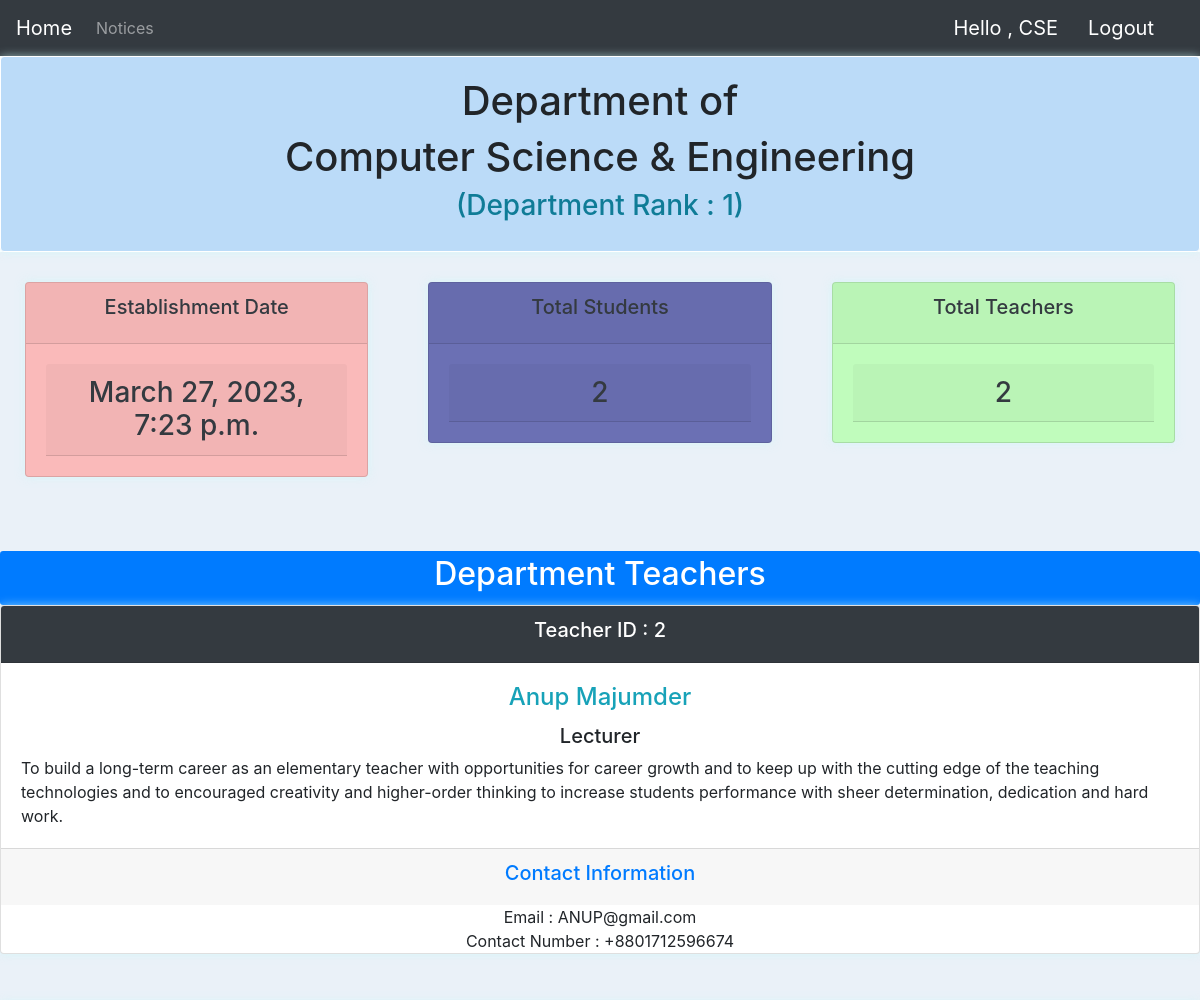
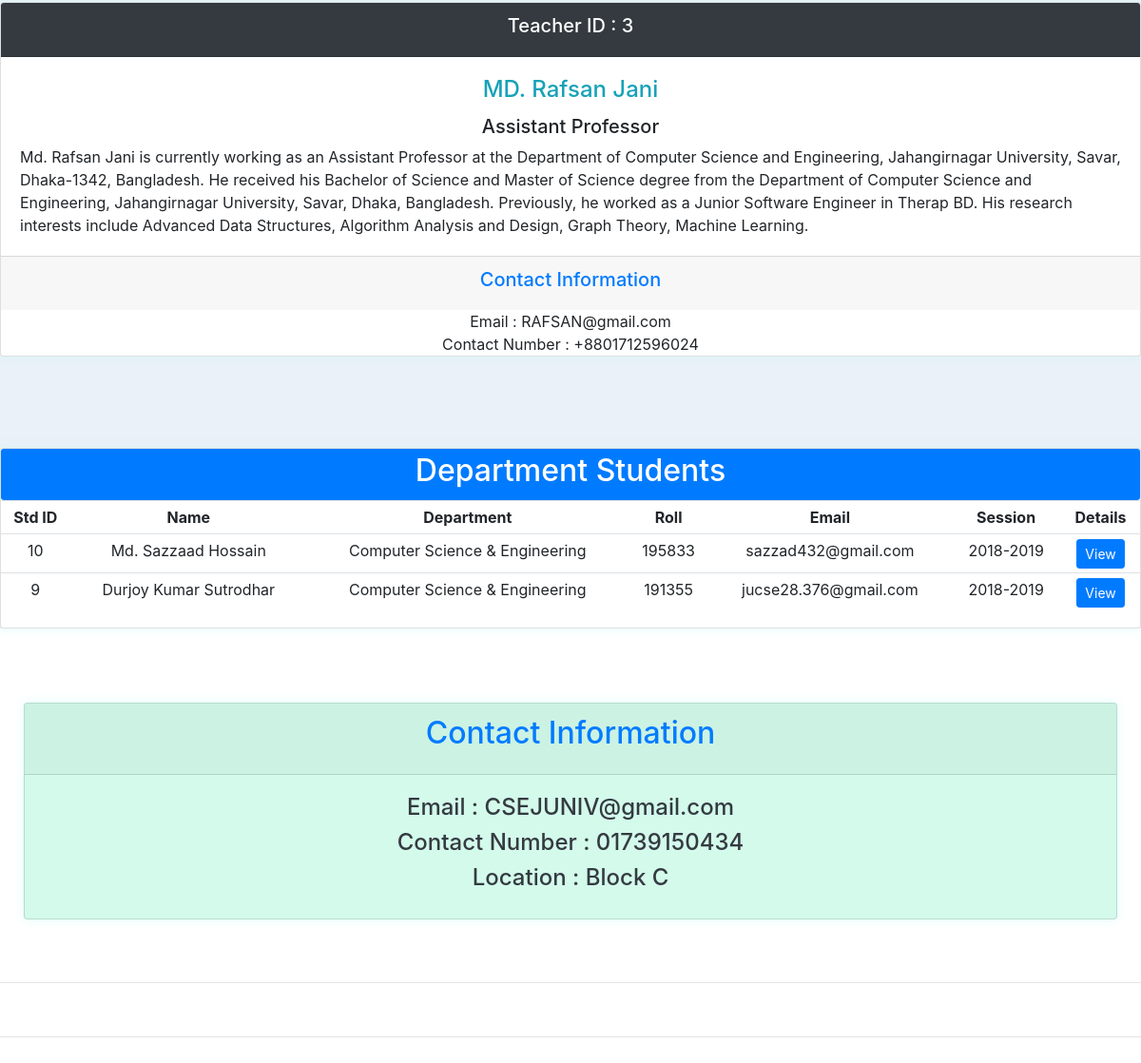
/department_page/ (signed in), run on the app's committed database (2 pictures, top to bottom).
### app1/models.py (models this page shows, shortened)
class Department(models.Model):
    LOCATION=(
        ('Block A','Block A'),
        ('Block B','Block B'),
        ('Block C','Block C'),
        ('Block D','Block D'),
        ('Block E','Block E'),
    )
    STATUS=(
        ('Pending','Pending'),
        ('Accecpted','Accecpted'),
    )
    user = models.OneToOneField(User,null=True,blank=True, on_delete=models.CASCADE)
    name = models.CharField(max_length=30,null=True,)
    location = models.CharField(max_length=20, null=True, choices=LOCATION)
    rank=models.IntegerField(null=True,blank=True)
    phone=models.CharField(max_length=20,null=True)
    email=models.CharField(max_length=30,null=True)
    date_created=models.DateTimeField(auto_now_add=True)
    description=models.CharField(max_length=3000,null=True,blank=True)
    status=models.CharField(max_length=40,null=True,blank=True,default='Pending',choices=STATUS)
    def __str__(self):
       return self.name

class Teacher(models.Model):
    RANK=(
        ('Lecturer','Lecturer'),
        ('Assistant Professor','Assistant Professor'),
        ('Professor','Professor'),
        ('Head of The Department','Head of The Department'),
    )
    name=models.CharField(max_length=30,null=False)
    reg_no=models.CharField(max_length=10,null=False,unique=True)
    rank=models.CharField(max_length=40,null=True,choices=RANK)
    dept=models.ForeignKey(Department,null=True,on_delete=models.SET_NULL)
    email=models.EmailField()
    phone=models.CharField(max_length=20,null=True)
    description=models.CharField(max_length=3000,null=True)

class Student(models.Model):
    STATUS=(
        ('Pending','Pending'),
        ('Accecpted','Accecpted'),
    )
    user = models.OneToOneField(User,null=True,blank=True, on_delete=models.CASCADE)
    name=models.CharField(max_length=30,null=False)
    hsc_roll=roll=models.CharField(max_length=10,null=True,unique=True)
    hsc_reg=models.CharField(max_length=16,null=True,unique=True)
    reg_no=models.CharField(max_length=16,null=True,unique=True,blank=True)
    roll=models.CharField(max_length=10,null=True,unique=True,blank=True)
    dept=models.ForeignKey(Department,null=True,on_delete=models.SET_NULL,blank=True)
    session=models.CharField(max_length=10,null=True)
    email=models.EmailField()
    phone=models.CharField(max_length=20,null=True)
    dob=models.DateField(null=True,blank=True)
    address=models.CharField(max_length=50,null=True)
    fathers_name=models.CharField(max_length=30,null=True)
    mothers_name=models.CharField(max_length=30,null=True)
    guardian_phone=models.CharField(max_length=20,null=True)
    description=models.CharField(max_length=3000,null=True,blank=True)
    profile_pic=models.ImageField(default="profile1.png",null=True,blank=True)
    status=models.CharField(max_length=40,null=True,default='Pending',choices=STATUS)
    CGPA = models.FloatField(null=True,blank=True,validators=[MinValueValidator(0.0), MaxValueValidator(4.0)])
    result_description=models.CharField(default="Not Details Available now.",max_length=3000,null=True,blank=True)

### app1/decorators.py (the view)
        def wrapper_func(request,*args,**kwargs):
            group=None
            if request.user.groups.exists():
                group=request.user.groups.all()[0].name
            if group in allowed_roles:
                return view_func(request,*args,**kwargs)
            else:
                return HttpResponse('You are not authorized.Please contact With Admin Panel.')

### app1/views.py (called while the page is built)
@allowed_users(allowed_roles=['department'])
def deptPage(request):
    dept=request.user.department
    teachers=dept.teacher_set.all()
    students=dept.student_set.filter(status='Accecpted').order_by('-id')
    total_teacher=teachers.count()
    total_student=students.count()
    context={'dept':dept,'teachers':teachers,'total_teacher':total_teacher,'students':students,'total_student':total_student}
    return render(request,'app1/deptpage.html',context)

### app1/templates/app1/deptpage.html
{% extends 'app1/navofdept.html' %}
{%block content%}
<div class="container-fluid" style="text-align:center;margin:0px;width:100%;padding:0px ">
  <div class="card border border-white" style="background-color: rgb(187, 219, 248);">
    <div class="card-body">
        <h1>Department of</h1>
        <h1>{{dept.name}}</h1>
        <h3 style ="color:rgb(15, 124, 151);">(Department Rank : {{dept.rank}})</h3>
    </div>
  </div>
</div>
<div class="container-fluid" style="text-align:center;margin:0px;width:100%;padding:0px; background-color: rgb(234, 241, 248);">
 <div class="row" style="padding:10px; padding-top:30px;">
      <div class="col">
           <div class="col-md">
                <div class="card text-center text-dark mb-3" id="ESTD">
                      <div class="card-header">
                           <h5 class="card-title">Establishment Date</h5>
                      </div>
                      <div class="card-body">
                           <h3 class="card-header">{{dept.date_created}}</h3>
                      </div>
                </div>
           </div>
      </div>
      <div class="col">
           <div class="col-md">
                <div class="card text-center text-dark mb-3" id="TS">
                      <div class="card-header">
                           <h5 class="card-title">Total Students</h5>
                      </div>
                      <div class="card-body">
                           <h3 class="card-header">{{total_student}}</h3>
                      </div>
                </div>
           </div>
      </div>
      <div class="col">
           <div class="col-md">
                <div class="card text-center text-dark mb-3" id="TT">
                      <div class="card-header">
                           <h5 class="card-title">Total Teachers</h5>
                      </div>
                      <div class="card-body">
                           <h3 class="card-header">{{total_teacher}}</h3>
                      </div>
                </div>
           </div>
      </div>
 </div>
   <br>
   <br>
    <div class =" btn-primary btn-sm btn-block"><h2>Department Teachers</h2></div>
    {%for teacher in teachers%}
        <div class="card text-center ">
            <div class="card-header bg-dark text-white">
              <h5 > Teacher ID : {{teacher.id}}</h5>
            </div>
            <div class="card-body">
               <h4 class="card-title text-info  ">{{teacher.name}}</h4>
               <h5>{{teacher.rank}}</h5>
                <p class="card-text text-left" >{{teacher.description}}</p>
           </div>
           <div class="card-footer text-muted">
               <h5 class="text-primary">Contact Information</h5>
           </div>
            Email : {{teacher.email}}<br>
            Contact Number : {{teacher.phone}}
       </div>
     <br>
     <br>
    {%endfor%}
<br>
<br>
  <div class="card card_body">
              <div class =" btn-primary btn-sm btn-block"><h2>Department Students</h2></div>
              <table class="table table-sm">
                  <tr>
                       <th>Std ID</th>
                       <th>Name</th>
                       <th>Department</th>
                       <th>Roll</th>
                       <th>Email</th>
                       <th>Session</th>
                       <th>Details</th>
                  </tr>
                  {%for student in students%}
                        <tr>
                           <td>{{student.id}}</td>
                           <td>{{student.name}}</td>
                           <td>{{student.dept}}</td>
                           <td>{{student.roll}}</td>
                           <td>{{student.email}}</td>
                           <td>{{student.session}}</td>
                           <td><a class="btn btn-primary btn-sm" href="{% url 'studentinfo' student.id %}">View</a></td>
                        </tr>
                  {%endfor%}
                </table>
          </div>
</div>
<br>
<br>
<div class="row" style="padding:10px; padding-top:30px;">
      <div class="col">
           <div class="col-md">
                <div class="card text-center text-primary mb-3" id="CI">
                      <div class="card-header">
                           <h2 class="card-title">Contact Information</h2>
                      </div>
                      <div class="card-body">
                           <h4 class="text-dark">Email : {{dept.email}}</h4>
                           <h4 class="text-dark">Contact Number : {{dept.phone}}</h4>
                           <h4 class="text-dark">Location : {{dept.location}}</h4>
                      </div>
                </div>
           </div>
      </div>
    </div>
<br>
<hr>
<br>
{%endblock%}

### app1/templates/app1/navofdept.html (shortened to what this page needs)
{%load  static%}
<!DOCTYPE html>
<html>
    <head>
        <link rel="stylesheet" href="{%static '/css/main.css'%}">
        <link rel="stylesheet" href="{%static '/css/department.css'%}">
        <link rel="stylesheet" href="{%static '/css/studentinfo.css'%}">
        <link rel="stylesheet" href="{% static 'css/dept_form.css' %}">
        <link rel="stylesheet" href="https://cdn.jsdelivr.net/npm/bootstrap@4.0.0/dist/css/bootstrap.min.css">
    </head>
    <body>
       <nav class="navbar navbar-expand-lg navbar-dark bg-dark">
                     <a class="navbar-brand" href="{%url 'home'%}">Home</a>
                     <div class="collapse navbar-collapse" id="navbarNavAltMarkup">
                        <div class="navbar-nav">
                           <div class="collapse navbar-collapse" id="navbarNavAltMarkup">
                        {% if dept.status == 'Pending'%}
                            <div class="navbar-nav">
                            <a class="nav-item nav-link" href="{%url 'acc_set_dept_pen'%}">Account Settings</a>
                            </div>
                         {%else%}
                            <div class="navbar-nav">
                            <a class="nav-item nav-link" href="">Notices</a>
                            </div>
                        {%endif%}
                     </div>
                        </div>
                     </div>
                     <span class="hello-msg">Hello , {{request.user}}</span>
                     <span><a class="hello-msg" href="{%url 'logout'%}">Logout</a></span>
        </nav>
        {%block content%}
        {%endblock%}
        <hr>
       <br>
       <br>
    </body>
</html>

### static/css/department.css (style rules this page uses)
body { background-color: rgb(211, 250, 235); }
#ESTD { background-color: rgb(250, 186, 186); }
#TS { background-color: rgb(107, 112, 180); }
#TT { background-color: rgb(192, 252, 188); }
#CI { background-color: rgb(211, 250, 235); }

### static/css/studentinfo.css (style rules this page uses)
body { background-color: #afc4e4; }

### static/css/dept_form.css (style rules this page uses)
body { background-color: #f5f5f5; font-family: Arial, sans-serif; }
.card { box-shadow: 0 0 10px rgba(201, 248, 248, 0.61); }

### app1/templates/app1/navofdept.html (style rules this page uses)
.hello-msg { font-size:20px; color : #fff; margin-right:30px; }

### data on the page
Department: name "Computer Science & Engineering", rank "1", date_created "March 27, 2023, 7:23 p.m.", email "CSEJUNIV@gmail.com", phone "01739150434", location "Block C"
Teacher: id "2", name "Anup Majumder", rank "Lecturer", description "To build a long-term career as an elementary teacher with opportunities for career growth and to keep up with the cutting edge of the teaching technologies and to encouraged creativity and higher-order thinking to increase students performance with sheer determination, dedication and hard work.", email "ANUP@gmail.com", phone "+8801712596674"
Teacher: id "3", name "MD. Rafsan Jani", rank "Assistant Professor", description "Md. Rafsan Jani is currently working as an Assistant Professor at the Department of Computer Science and Engineering, Jahangirnagar University, Savar, Dhaka-1342, Bangladesh. He received his Bachelor of Science and Master of Science degree from the Department of Computer Science and Engineering, Jahangirnagar University, Savar, Dhaka, Bangladesh. Previously, he worked as a Junior Software Engineer in Therap BD. His research interests include Advanced Data Structures, Algorithm Analysis and Design, Graph Theory, Machine Learning.", email "RAFSAN@gmail.com", phone "+8801712596024"
Student: id "10", name "Md. Sazzaad Hossain", dept "Computer Science & Engineering", roll "195833", email "sazzad432@gmail.com", session "2018-2019"
Student: id "9", name "Durjoy Kumar Sutrodhar", dept "Computer Science & Engineering", roll "191355", email "jucse28.376@gmail.com", session "2018-2019"

### other printed values
{{ request.user }} "CSE"
{{ total_student }} "2"
{{ total_teacher }} "2"
